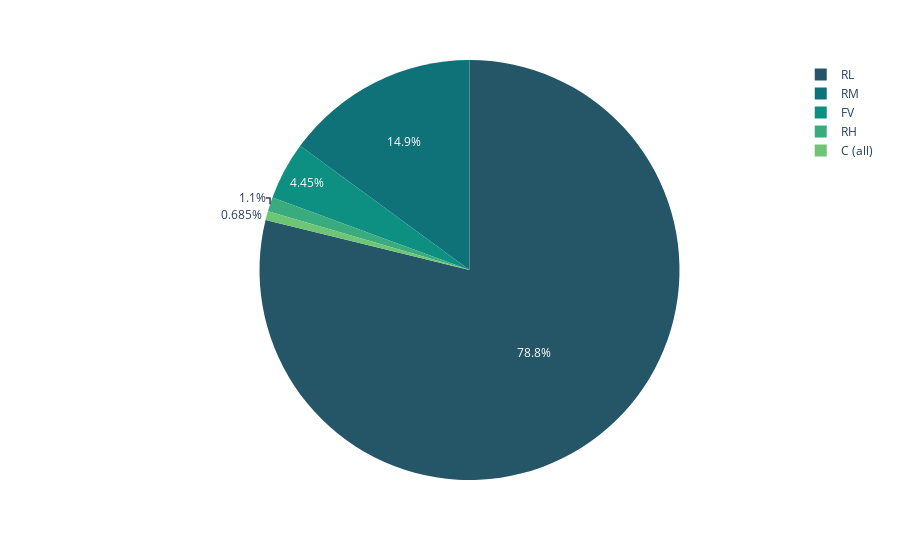

Notebook cell for this chart:
### Markdown cell above
pie charts - use on typically nominal features

### Code cell
pie_data = freq_(cat_feat,'MSZoning')
plt.figure(figsize=[8,8],dpi=300)
fig = px.pie(values=pie_data['abs. frequency'],
             names=pie_data['MSZoning'],
             color_discrete_sequence=px.colors.sequential.Aggrnyl)
fig.show()

### Figure 1 — Plotly figure (JSON) as saved in the notebook; plotly's stock layout.template omitted (floating-point values rounded to 4 significant figures)
{"data": [{"domain": {"x": [0.0, 1.0], "y": [0.0, 1.0]}, "hovertemplate": "label=%{label}<br>value=%{value}<extra></extra>", "labels": ["RL", "RM", "FV", "RH", "C (all)"], "legendgroup": "", "name": "", "showlegend": true, "type": "pie", "values": [1151, 218, 65, 16, 10]}], "layout": {"legend": {"tracegroupgap": 0}, "margin": {"t": 60}, "piecolorway": ["rgb(36, 86, 104)", "rgb(15, 114, 121)", "rgb(13, 143, 129)", "rgb(57, 171, 126)", "rgb(110, 197, 116)", "rgb(169, 220, 103)", "rgb(237, 239, 93)"]}}
